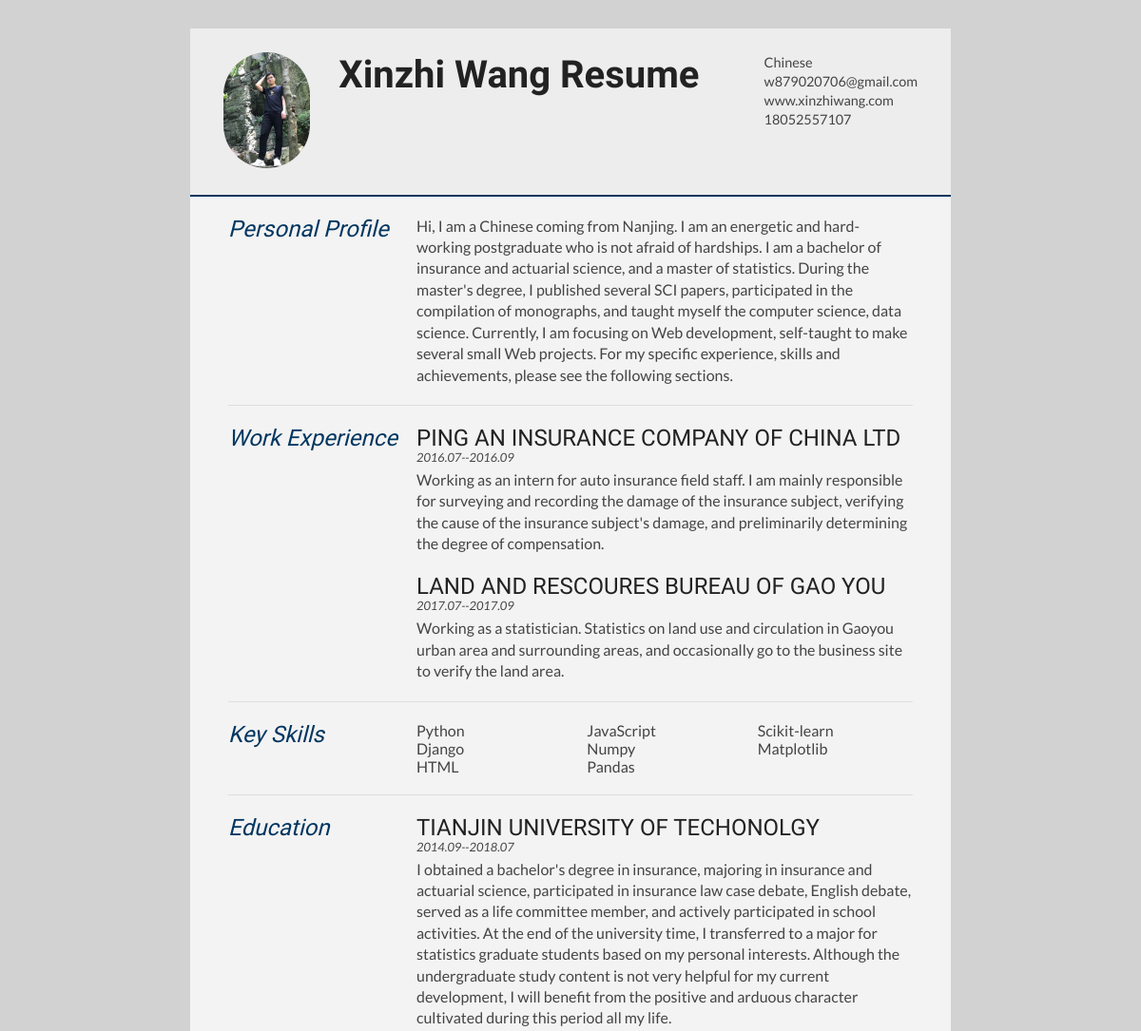
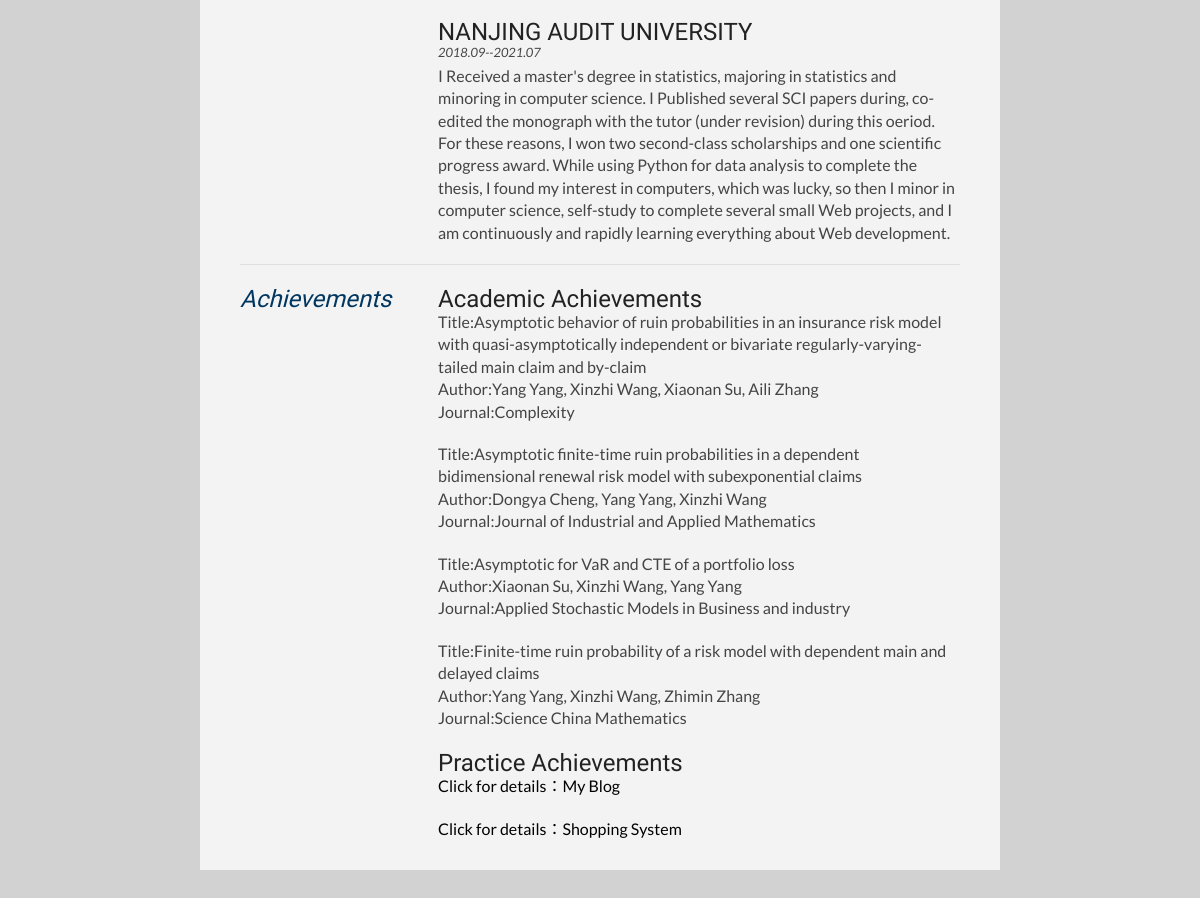
/home/, run on the app's committed database (2 pictures, top to bottom).
### resume/models.py (models this page shows)
class EProfile(models.Model):
    profile = models.TextField()

class EWork(models.Model):
    company = models.CharField(max_length=100)
    time = models.CharField(max_length=100)
    workdetail = models.TextField()

class ESkill(models.Model):
    skill = models.CharField(max_length=100)

class EEdu(models.Model):
    school = models.CharField(max_length=100)
    time = models.CharField(max_length=100)
    edudetail = models.TextField()

class AcaOutput(models.Model):
    title = models.CharField(max_length=1000)
    author = models.CharField(max_length=100)
    journal = models.CharField(max_length=100)

class ECSoutput(models.Model):
    href = models.CharField(max_length=1000)
    project = models.CharField(max_length=100)

### resume/views.py (the view)
# urls.py: 2. Add a URL to urlpatterns:  path('', views.home, name='home')
def home(request):
    Profiles = EProfile.objects.all().first()
    Works = EWork.objects.all()
    Skills = ESkill.objects.all()
    Edus = EEdu.objects.all()
    AcademicOutputs = AcaOutput.objects.all()
    Projects = ECSoutput.objects.all()
    return render(request,'resume/home.html',{'profile':Profiles,'works':Works,'skills':Skills,'edus':Edus,'acaout':AcademicOutputs,'projects':Projects})

### resume/templates/resume/home.html (shortened to what this page needs)
{% load static %}
<!DOCTYPE html>
<html>
<head>
<link rel="stylesheet" href="https://stackpath.bootstrapcdn.com/bootstrap/4.5.0/css/bootstrap.min.css">
<link type="text/css" rel="stylesheet" href="{% static 'css/style.css' %}">
</head>
<body id="top">
<div id="cv" class="instaFade">
	<div class="mainDetails">
		<div id="headshot" class="quickFade">
			<img src='../../../static/images/headshot.JPG' alt='Xinzhi Wang'>
		</div>
		<div id="name">
			<h1 class="quickFade delayTwo">Xinzhi Wang Resume</h1>
		</div>
		<div id="contactDetails" class="quickFade delayFour">
			<ul>
				<li><a href="{% url 'chome' %}">Chinese</a></li>
				<li><a href="w879020706@gmail.com" target="_blank">w879020706@gmail.com</a></li>
				<li><a href="http://www.xinzhiwang.com">www.xinzhiwang.com</a></li>
				<li>18052557107</li>
			</ul>
		</div>
	</div>
	<div id="mainArea" class="quickFade delayFive">
		<section>
			<article>
				<div class="sectionTitle">
					<h1>Personal Profile</h1>
				</div>
				<div class="sectionContent">
					<p>{{profile.profile}}</p>
				</div>
			</article>
		</section>
		<section>
			<div class="sectionTitle">
				<h1>Work Experience</h1>
			</div>
			<div class="sectionContent">
				{% for work in works %}
					<article>
						<h2>{{work.company}}</h2>
						<p class="subDetails">{{work.time}}</p>
						<p>{{work.workdetail}}</p>
					</article>
				{% endfor %}
			</div>
		</section>
		<section>
			<div class="sectionTitle">
				<h1>Key Skills</h1>
			</div>
			<div class="sectionContent">
				<ul class="keySkills">
					{% for skill in skills %}
						<li>{{skill.skill}}</li>
					{% endfor %}
				</ul>
			</div>
		</section>
		<section>
			<div class="sectionTitle">
				<h1>Education</h1>
			</div>
			<div class="sectionContent">
				{% for edu in edus %}
					<article>
						<h2>{{edu.school}}</h2>
						<p class="subDetails">{{edu.time}}</p>
						<p>{{edu.edudetail}}</p>
					</article>
				{% endfor %}
			</div>
		</section>
		<section>
			<div class="sectionTitle">
				<h1>Achievements</h1>
			</div>
			<div class="sectionContent">
					<article>
						<h2>Academic Achievements</h2>
							{% for aca in acaout %}
								<div>
									<p>Title:{{aca.title}}<br>Author:{{aca.author}}<br>Journal:{{aca.journal}}</p>
								</div>
							{% endfor %}
					</article>
					<article>
						<h2>Practice Achievements</h2>
							{% for project in projects %}
								<p><a style="text-decoration:none;color:#000000" href='{{project.href}}' target='_blank'>Click for details：{{project.project}}</a></p>
							{% endfor %}
					</article>
			</div>
		</section>
	</div>
</div>
</body>
</html>

### static/css/style.css (style rules this page uses)
html,body,div,span,object,iframe,h1,h2,h3,h4,h5,h6,p,blockquote,pre,abbr,address,cite,code,del,dfn,em,img,ins,kbd,q,samp,small,strong,sub,sup,var,b,i,dl,dt,dd,ol,ul,li,fieldset,form,label,legend,table,caption,tbody,tfoot,thead,tr,th,td,article,aside,canvas,details,figcaption,figure,footer,header,hgroup,menu,nav,section,summary,time,mark,audio,video { border:0; font:inherit; font-size:100%; margin:0; padding:0; vertical-align:baseline; }
article,aside,details,figcaption,figure,footer,header,hgroup,menu,nav,section { display:block; }
html, body { background: #d2d2d2; font-family: 'Lato', helvetica, arial, sans-serif; font-size: 16px; color: #222; }
p { font-size: 1em; line-height: 1.4em; margin-bottom: 20px; color: #444; }
#cv { width: 90%; max-width: 800px; background: #f3f3f3; margin: 30px auto; }
.mainDetails { padding: 25px 35px; border-bottom: 2px solid #003660; background: #ededed; }
#name h1 { font-size: 2.5em; font-weight: 700; font-family: 'Rokkitt', Helvetica, Arial, sans-serif; margin-bottom: -6px; }
#mainArea { padding: 0 40px; }
#headshot { width: 12.5%; float: left; margin-right: 30px; }
#headshot img { width: 100%; height: auto; -webkit-border-radius: 50px; border-radius: 50px; }
#name { float: left; }
#contactDetails { float: right; }
#contactDetails ul { list-style-type: none; font-size: 0.9em; margin-top: 2px; }
#contactDetails ul li { margin-bottom: 3px; color: #444; }
#contactDetails ul li a, a[href^=tel] { color: #444; text-decoration: none; -webkit-transition: all .3s ease-in; -moz-transition: all .3s ease-in; -o-transition: all .3s ease-in; -ms-transition: all .3s ease-in; transition: all .3s ease-in; }
section { border-top: 1px solid #dedede; padding: 20px 0 0; }
section:first-child { border-top: 0; }
section:last-child { padding: 20px 0 10px; }
.sectionTitle { float: left; width: 25%; }
.sectionContent { float: right; width: 72.5%; }
.sectionTitle h1 { font-family: 'Rokkitt', Helvetica, Arial, sans-serif; font-style: italic; font-size: 1.5em; color: #003660; }
.sectionContent h2 { font-family: 'Rokkitt', Helvetica, Arial, sans-serif; font-size: 1.5em; margin-bottom: -2px; }
.subDetails { font-size: 0.8em; font-style: italic; margin-bottom: 3px; }
.keySkills { list-style-type: none; -moz-column-count:3; -webkit-column-count:3; column-count:3; margin-bottom: 20px; font-size: 1em; color: #444; }
.instaFade { -webkit-animation-name: reset, fade-in; -webkit-animation-duration: 0.5s; -webkit-animation-timing-function: ease-in; -moz-animation-name: reset, fade-in; -moz-animation-duration: 0.5s; -moz-animation-timing-function: ease-in; animation-name: reset, fade-in; animation-duration: 0.5s; animation-timing-function: ease-in; }
.quickFade { -webkit-animation-name: reset, fade-in; -webkit-animation-duration: 0.5s; -webkit-animation-timing-function: ease-in; -moz-animation-name: reset, fade-in; -moz-animation-duration: 0.5s; -moz-animation-timing-function: ease-in; animation-name: reset, fade-in; animation-duration: 0.5s; animation-timing-function: ease-in; }
.delayTwo { -webkit-animation-delay: 0, 1s; -moz-animation-delay: 0, 1s; animation-delay: 0, 1s; }
.delayFour { -webkit-animation-delay: 0, 2s; -moz-animation-delay: 0, 2s; animation-delay: 0, 2s; }
.delayFive { -webkit-animation-delay: 0, 0.5s; -moz-animation-delay: 0, 0.5s; animation-delay: 0, 0.5s; }

### data on the page
EProfile: profile "Hi, I am a Chinese coming from Nanjing. I am an energetic and hard-working postgraduate who is not afraid of hardships. I am a bachelor of insurance and actuarial science, and a master of statistics. During the master's degree, I published several SCI papers, participated in the compilation of monographs, and taught myself the computer science, data science. Currently, I am focusing on Web development, self-taught to make several small Web projects. For my specific experience, skills and achievements, please see the following sections."
EWork: company "PING AN INSURANCE COMPANY OF CHINA LTD", time "2016.07--2016.09", workdetail "Working as an intern for auto insurance field staff. I am mainly responsible for surveying and recording the damage of the insurance subject, verifying the cause of the insurance subject's damage, and preliminarily determining the degree of compensation."
EWork: company "LAND AND RESCOURES BUREAU OF GAO YOU", time "2017.07--2017.09", workdetail "Working as a statistician. Statistics on land use and circulation in Gaoyou urban area and surrounding areas, and occasionally go to the business site to verify the land area."
ESkill: skill "Python"
ESkill: skill "Django"
ESkill: skill "HTML"
ESkill: skill "JavaScript"
ESkill: skill "Numpy"
ESkill: skill "Pandas"
ESkill: skill "Scikit-learn"
ESkill: skill "Matplotlib"
EEdu: school "TIANJIN UNIVERSITY OF TECHONOLGY", time "2014.09--2018.07", edudetail "I obtained a bachelor's degree in insurance, majoring in insurance and actuarial science, participated in insurance law case debate, English debate, served as a life committee member, and actively participated in school activities. At the end of the university time, I transferred to a major for statistics graduate students based on my personal interests. Although the undergraduate study content is not very helpful for my current development, I will benefit from the positive and arduous character cultivated during this period all my life."
EEdu: school "NANJING AUDIT UNIVERSITY", time "2018.09--2021.07", edudetail "I Received a master's degree in statistics, majoring in statistics and minoring in computer science. I Published several SCI papers during, co-edited the monograph with the tutor (under revision) during this oeriod. For these reasons, I won two second-class scholarships and one scientific progress award. While using Python for data analysis to complete the thesis, I found my interest in computers, which was lucky, so then I minor in computer science, self-study to complete several small Web projects, and I am continuously and rapidly learning everything about Web development."
AcaOutput: title "Asymptotic behavior of ruin probabilities in an insurance risk model with quasi-asymptotically independent or bivariate regularly-varying-tailed main claim and by-claim", author "Yang Yang, Xinzhi Wang, Xiaonan Su, Aili Zhang", journal "Complexity"
AcaOutput: title "Asymptotic finite-time ruin probabilities in a dependent bidimensional renewal risk model with subexponential claims", author "Dongya Cheng, Yang Yang, Xinzhi Wang", journal "Journal of Industrial and Applied Mathematics"
AcaOutput: title "Asymptotic for VaR and CTE of a portfolio loss", author "Xiaonan Su, Xinzhi Wang, Yang Yang", journal "Applied Stochastic Models in Business and industry"
AcaOutput: title "Finite-time ruin probability of a risk model with dependent main and delayed claims", author "Yang Yang, Xinzhi Wang, Zhimin Zhang", journal "Science China Mathematics"
ECSoutput: project "My Blog"
ECSoutput: project "Shopping System"
